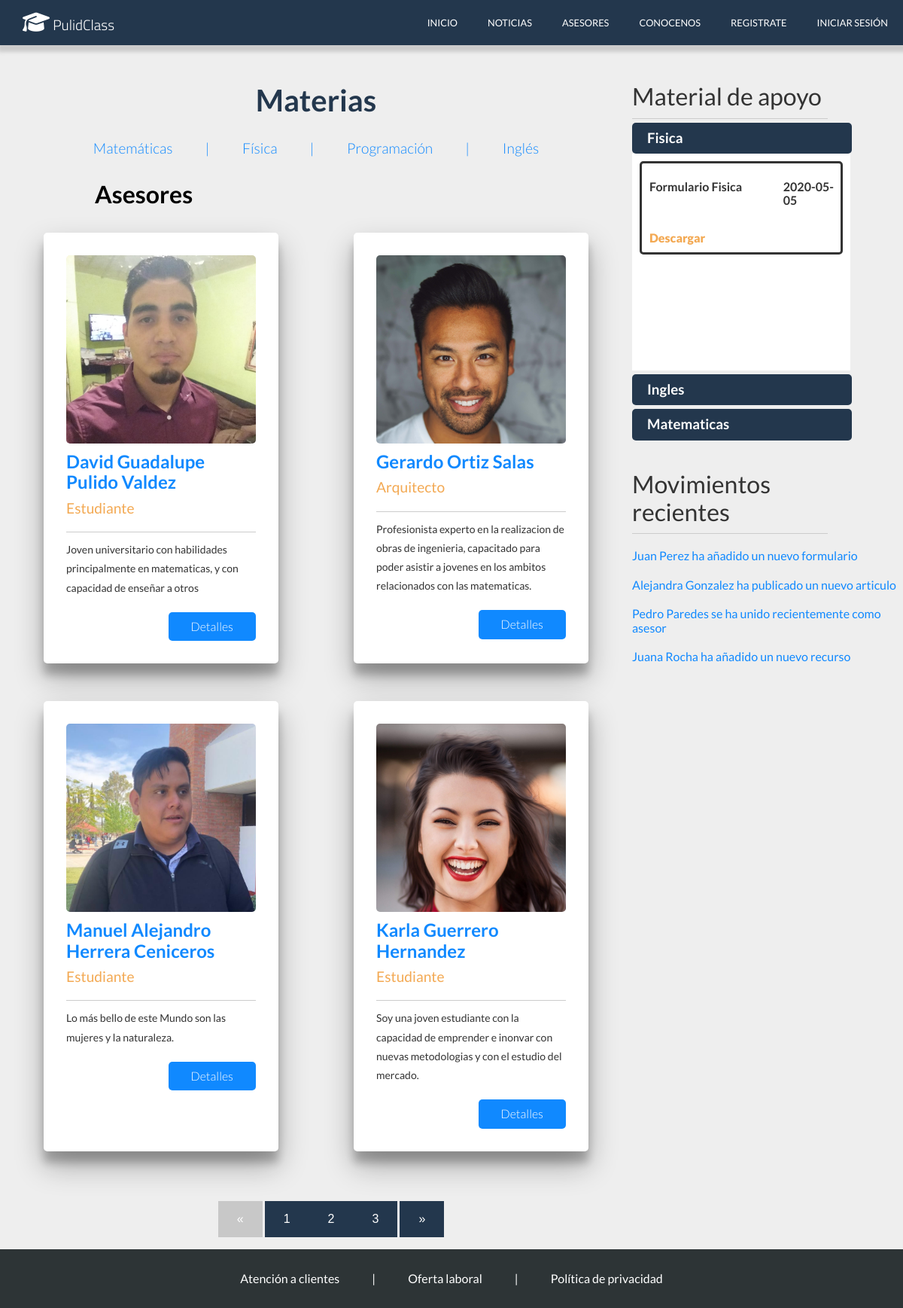
/asesores.php, run on the app's committed database.
### tables this page shows
CREATE TABLE `asesor` (
  `Id_Asesor` int(11) NOT NULL,
  `Nombre_Usuario` varchar(30) NOT NULL,
  `Edad` int(11) DEFAULT NULL,
  `Grado_Estudios` varchar(40) DEFAULT NULL,
  `Nombres` varchar(50) DEFAULT NULL,
  `A_Paterno` varchar(30) DEFAULT NULL,
  `A_Materno` varchar(30) DEFAULT NULL,
  `Ocupacion` varchar(50) DEFAULT NULL,
  `Descripcion` varchar(250) DEFAULT NULL,
  `Correo` varchar(70) DEFAULT NULL,
  `Telefono` varchar(16) DEFAULT NULL,
  `Foto` text DEFAULT NULL
);

CREATE TABLE `material` (
  `Id_Material` int(11) NOT NULL,
  `Correo` varchar(70) DEFAULT NULL,
  `Titulo` varchar(50) DEFAULT NULL,
  `Fecha` date DEFAULT NULL,
  `Materia` varchar(70) DEFAULT NULL,
  `Documento` text DEFAULT NULL
);

### asesores.php (called while the page is built)
<?php session_start();
    require('conexion.php');
    $statement = $conexion->prepare('SELECT DISTINCT Materia FROM material');
    $statement->execute();
    $materias=$statement->fetchAll();
    $statement = $conexion->prepare('SELECT * FROM Asesor');
    $statement->execute();
    $asesores=$statement->fetchAll();
    $pagina = isset($_GET['pagina']) ? (int)$_GET['pagina'] : 1;
    $postPorPagina = 4;
    $inicio = ($pagina > 1) ? ($pagina * $postPorPagina - $postPorPagina) : 0 ;
    $asesores_page = $conexion->prepare("SELECT SQL_CALC_FOUND_ROWS * FROM asesor LIMIT $inicio, $postPorPagina");
    $asesores_page->execute();
    $asesores_page= $asesores_page->fetchAll();
    $totalAsesores = $conexion->query('SELECT FOUND_ROWS() as total');
    $totalAsesores = $totalAsesores->fetch()['total'];
    $numeroPaginas = ceil($totalAsesores / $postPorPagina);
    require('views/asesores.view.php');
?>

### views/asesores.view.php (the view, shortened to what this page needs)
<!DOCTYPE html>
<html lang="en">
<head>
    <link rel="stylesheet" href="css/normalize.css">
    <link rel="stylesheet" href="css/asesores/estilos.css">
</head>
<body>
    <header>
        <div class="menu">
            <div class="logo">
                <a href="index.php"><h2 class="page-name"><i class="fas fa-graduation-cap"></i> PulidClass</h2></a>
            </div>
            <nav>
                <a href="index.php">Inicio</a>
                <a href="noticias.php">Noticias</a>
                <a href="asesores.php">Asesores</a>
                <a href="conocenos.php">Conocenos</a>
                <?php if(isset($_SESSION['cliente'])): ?>
                    <a href="perfil.php">Perfil</a>
                    <a href="logout.php">Cerrar Sesión</a>
                <?php elseif(isset($_SESSION['admin'])): ?>
                    <a href="admin.php">Perfil</a>
                    <a href="logout.php">Cerrar Sesión</a>
                <?php elseif(isset($_SESSION['asesor'])): ?>
                    <a href="perfil_asesor.php">Perfil</a>
                    <a href="logout.php">Cerrar Sesión</a>
                <?php else: ?>
                    <a href="register.php">Registrate</a>
                    <a href="login.php">Iniciar Sesión</a>
                <?php endif; ?>
            </nav>
        </div>
    <main>
        <div class="asesores">
            <div class="filtrado">
                <h3 class="titulo">Materias</h3>
                <a href="#">Matemáticas</a>
                <a href="#" class="separador"> | </a>
                <a href="#">Física</a>
                <a href="#" class="separador"> | </a>
                <a href="#">Programación</a>
                <a href="#" class="separador"> | </a>
                <a href="#">Inglés</a>
            </div>
            <div class="grid">
                <div class="titulo">
                    <h3>Asesores</h3>
                </div>
                <?php
                    foreach($asesores_page as $asesor){
                    $nombre=$asesor['Nombres']." ".$asesor['A_Paterno']." ".$asesor['A_Materno'];
                    $ocupacion=$asesor['Ocupacion'];
                    $descripcion=$asesor['Descripcion'];
                    $foto=$asesor['Foto'];
                ?>
                <div class="asesor">
                    <form enctype="multipart/form-data" action="asesor.php" method="GET">
                        <div class="foto">
                            <img src="<?php echo $foto?>" alt="">
                        </div>
                        <p class="nombre"><?php echo $nombre ?></p>
                        <p class="ocupacion"><?php echo $ocupacion ?></p>
                        <p class="descripcion"><?php echo $descripcion ?></p>
                        <input type="submit" value="Detalles">
                    </form>
                </div>
                <?php
                }
                ?>
            </div>
            <div class="paginacion">
                    <ul>
                        <?php if($pagina == 1): ?>
                            <li class="disabled">&laquo;</li>
                        <?php else: ?>
                            <li><a href="?pagina=<?php echo $pagina - 1 ?>">&laquo;</a></li>
                        <?php endif; ?>
                        <?php
                            for($i = 1; $i <= $numeroPaginas; $i++){
                                if ($pagina === $i) {
                                    echo "<li class='active'><a href='?pagina=$i'>$i</a></li>";
                                } else {
                                    echo "<li><a href='?pagina=$i'>$i</a></li>";
                                }
                            }
                        ?>
                        <?php if($pagina == $numeroPaginas): ?>
                            <li class="disabled">&raquo;</li>
                        <?php else: ?>
                            <li><a href="?pagina=<?php echo $pagina + 1 ?>">&raquo;</a></li>
                        <?php endif; ?>
                    </ul>
            </div>
        </div>
        <div class="recursos">
        <h2>Material de apoyo</h2>
            <div class="materiales">
                <?php
                    foreach($materias as $materia){
                ?>
                <h3 class="materia"><?php echo $materia['Materia']?></h3>
                <div class="material">
                    <?php
                        $statement = $conexion->prepare('SELECT Titulo, Fecha, Documento FROM material WHERE materia=:materia');
                        $statement->execute(array(':materia' => $materia['Materia']));
                        $datos_materia=$statement->fetchAll();
                        foreach($datos_materia as $dato_materia){
                    ?>
                        <div class="contenedor">
                            <div class="principal">
                                <div class="titulo">
                                    <h4><?php echo $dato_materia['Titulo']?></h4>
                                </div>
                                <div class="fecha">
                                    <h4><?php echo $dato_materia['Fecha']?></h4>
                                </div>
                            </div>
                            <div class="secundario">
                                <div class="download">
                                    <a href="<?php echo $dato_materia['Documento']?>" download="<?php echo $dato_materia['Documento']?>">Descargar</a>
                                </div>
                            </div>
                        </div>
                        <?php }?>
                </div>
                <?php
                }?>
            </div>
            <div class="movimientos">
                <h3>Movimientos recientes</h3>
                <a href="#">Juan Perez ha añadido un nuevo formulario</a>
                <a href="#">Alejandra Gonzalez ha publicado un nuevo articulo</a>
                <a href="#">Pedro Paredes se ha unido recientemente como asesor</a>
                <a href="">Juana Rocha ha añadido un nuevo recurso</a>
            </div>
        </div>
    </main>
    <footer>
    <div class="info">
            <a href="#">Atención a clientes</a>
            <a href="#" class="separador"> | </a>
            <a href="#">Oferta laboral</a>
            <a href="#" class="separador"> | </a>
            <a href="politicas.php">Política de privacidad</a>
        </div>
    </footer>
</body>
</html>

### data on the page
asesor: Foto (picture), nombre "David Guadalupe Pulido Valdez", Ocupacion "Estudiante", Descripcion "Joven universitario con habilidades principalmente en matematicas, y con capacidad de enseñar a otros"
asesor: Foto (picture), nombre "Gerardo Ortiz Salas", Ocupacion "Arquitecto", Descripcion "Profesionista experto en la realizacion de obras de ingenieria, capacitado para poder asistir a jovenes en los ambitos relacionados con las matematicas."
asesor: Foto (picture), nombre "Manuel Alejandro Herrera Ceniceros", Ocupacion "Estudiante", Descripcion "Lo más bello de este Mundo son las mujeres y la naturaleza."
asesor: Foto (picture), nombre "Karla Guerrero Hernandez", Ocupacion "Estudiante", Descripcion "Soy una joven estudiante con la capacidad de emprender e inonvar con nuevas metodologias y con el estudio del mercado."
material: Titulo "Formulario Fisica", Fecha "2020-05-05"

### other printed values
$materia['Materia'] "Fisica"
$materia['Materia'] "Ingles"
$materia['Materia'] "Matematicas"
